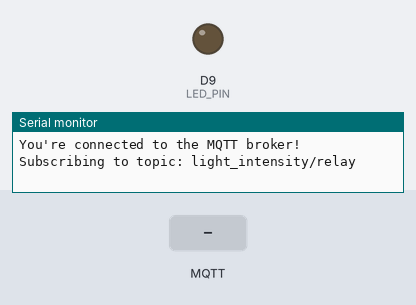
The sketch below on a simulated Arduino MKR. Parts: output pins drawn as LEDs (lit = HIGH), the last lines printed to the serial monitor. The test bench sets the inputs (shaded band). WiFi joins after 1.5 s; servers stay silent unless stated; no MQTT or app messages arrive unless stated.

Above: at 2.7 s.
2.8 s: MQTT message "1" arrives on the first subscribed topic
At 3.3 s:
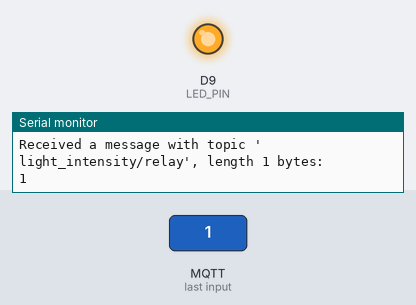
4.3 s: MQTT message "5" arrives on the first subscribed topic
At 5.6 s:
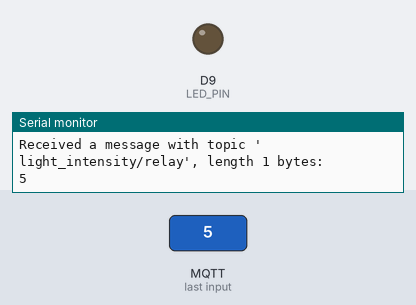
Timing chart, 0 to 7.3 s (numbered marks = the images above; inputs shaded):
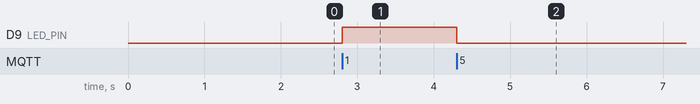

The sketch:

ldr_sub_client.ino
```cpp
// File name: ldr_sub_client.ino
// Decription: Initiating MQTT protocol for Arduino Client. 128 bytes limit for packet size
//              Subscribing to the relay topic
// Client Role: Subscriber
// Library Used: ArduinoMqttClient, WifiNINA
// Author: Hoan Pham (mhpham23@vt.edu)
#include <ArduinoMqttClient.h>
#include <WiFiNINA.h>
#include "arduino_secrets.h"

// Macros ////////////////////////////////////////////////////////////////////////////////
#define BAUDRATE 9600
#define DELAY_TIME 5000
#define MSG_INTERVAL 8000
#define CLIENT_ROLE SUB
#define THRESHOLD 700 // Light intensity threshold -> condition for light status
#define LED_PIN 9 // Output pin controlling LED
#define LED_ON 1
#define LED_OFF 0
//////////////////////////////////////////////////////////////////////////////////////////

///////please enter your sensitive data in the Secret tab/arduino_secrets.h //////////////
char ssid[] = SECRET_SSID;        // your network SSID (name)
char pass[] = SECRET_PASS;    // your network password (use for WPA, or use as key for WEP)
///////////////////////////////////////////////////////////////////////////////////////////

//Network Information/////////////////////////////////////////////////////////////////////
const char broker[] = "test.mosquitto.org";
const char localhost_broker[] = MQTT_IP;
int        port     = LISTENING_PORT;
//////////////////////////////////////////////////////////////////////////////////////////

// Declaring topics //////////////////////////////////////////////////////////////////////
const char topic[]  = "light_intensity";
const char topic2[]  = "real_unique_topic_2";
const char topic3[]  = "real_unique_topic_3";
const char topic4[] = "light_intensity/relay";
//////////////////////////////////////////////////////////////////////////////////////////

// Time tracking /////////////////////////////////////////////////////////////////////////
//set interval for sending messages (milliseconds)
const long interval = MSG_INTERVAL;
unsigned long previousMillis = 0;
int count = 0;
//////////////////////////////////////////////////////////////////////////////////////////

// Constructors ///////////////////////////////////////////////////////////////////////////
WiFiClient wifiClient;
MqttClient mqttClient(wifiClient);
//////////////////////////////////////////////////////////////////////////////////////////

// Message buffer ///////////////////////////////////////////////////////////////////////
const int bufferSize = 3;
char messageBuffer[bufferSize];
////////////////////////////////////////////////////////////////////////////////////////


void setup() {
  // put your setup code here, to run once:
    // put your setup code here, to run once:
  /* Setting up Wifi and MQTT connection */
  // put your setup code here, to run once:
  //Initialize serial port
  Serial.begin(BAUDRATE);

  // attempt to connect to Wifi network:
  Serial.print("Attempting to connect to WPA SSID: ");
  Serial.println(ssid);
  while (WiFi.begin(ssid, pass) != WL_CONNECTED) {
    // failed, retry
    Serial.print(".");
    delay(DELAY_TIME);
  }

  Serial.println("You're connected to the network");
  Serial.println();

  Serial.print("Attempting to connect to the MQTT broker: ");
  Serial.println(localhost_broker);

  if (!mqttClient.connect(localhost_broker, port))
  {
    Serial.print("MQTT connection failed! Error code = ");
    Serial.println(mqttClient.connectError());

    while (1);
  }

  Serial.println("You're connected to the MQTT broker!");
  /* Finish setting up WIFI and MQTT connection */

  // Subscriber code /////////////////////////////////////////////
  // set the message receive callback
  mqttClient.onMessage(onMqttMessage);

  // subscribe to a topic
  mqttClient.subscribe(topic4);
  Serial.print("Subscribing to topic: ");
  Serial.println(topic4);
  Serial.println();

  // Setting up LED pin:
  pinMode(LED_PIN, OUTPUT); // Setting gpio pin as output for LED

}

void loop() {
  // put your main code here, to run repeatedly:
  // call poll() regularly to allow the library to receive MQTT messages and
  // send MQTT keep alive which avoids being disconnected by the broker
  mqttClient.poll();

}

// LED control function
void led_controller(int value, int led)
{
  if (value == 1)
  {
    digitalWrite(led, HIGH);
  }
  else
  {
    digitalWrite(led, LOW);
  }
}

//call-back function
void onMqttMessage(int messageSize)
{
  // we received a message, print out the topic and contents
  Serial.println("Received a message with topic '");
  Serial.print(mqttClient.messageTopic());
  Serial.print("', length ");
  Serial.print(messageSize);
  Serial.println(" bytes:");
  String currTopic = mqttClient.messageTopic();

  // use the Stream interface to print the contents
  while (mqttClient.available())
  {


    for (int i = 0; i < bufferSize; i++)
    {
      messageBuffer[i] = (char)mqttClient.read();
    }
  }
  int msgValue = atoi(messageBuffer);
  Serial.println(msgValue);
  led_controller(msgValue, LED_PIN);
}
```

arduino_secrets.h
```cpp
// File name: arduino_secrets.h
// Decription: Store WIFI name and password
// Author: Hoan Pham (mhpham23@vt.edu)

//Network information//////////////////////////////////////
#define SECRET_SSID "Fios-XXXX" // Network Name
#define SECRET_PASS "XXX" // Network Password
#define MQTT_IP "192.XXX.X.X" // Local Host's IP address
#define LISTENING_PORT 1883 // Listening port on local host
///////////////////////////////////////////////////////////


//Client Roles////////////////////////////////////////////
#define PUB 1
#define SUB 2
#define BOTH 3
/////////////////////////////////////////////////////////
```

Measured:
- after the input at 2.8 s, D9 (LED_PIN): LOW → HIGH at once
- after the input at 4.3 s, D9 (LED_PIN): HIGH → LOW at once
